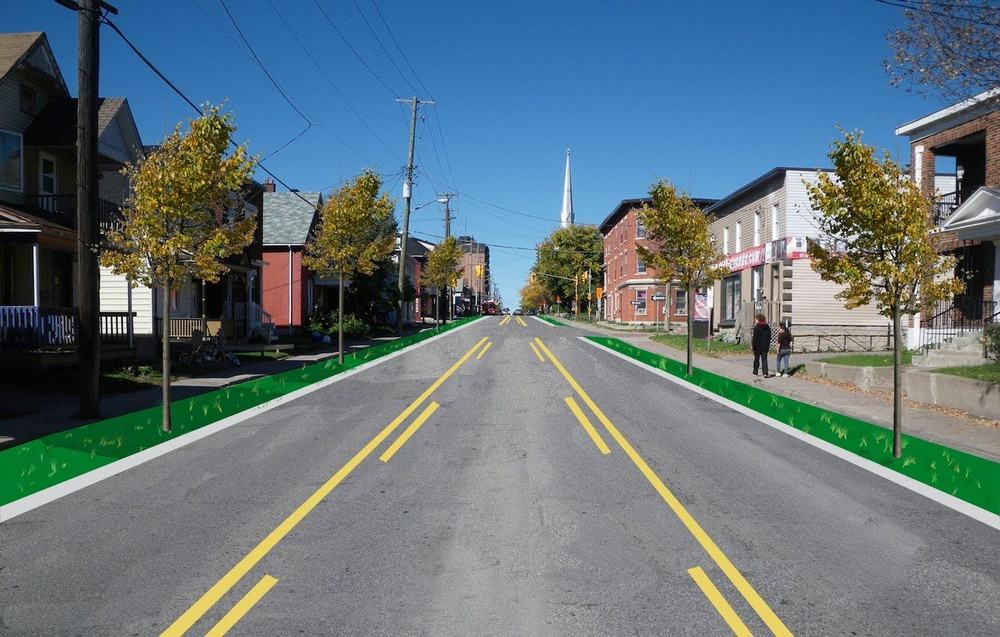
#> input picture Assignment_1/road4.jpg, 1000 x 637 px, shrunk from 1500 x 956 before the run, found by its file name
$ python 8.py
#> lines starting #> are read from the running program, lines starting #| are printed output that depends on the picture; after the words box and inside, x2 and y2 are one past the last pixel; in counts of white or black regions, pixels touching at a corner belong together
import numpy as np
import random
import cv2
import math
import matplotlib.image as mpimg
from matplotlib import pyplot as plt

image = cv2.imread('/home/iiitb/Desktop/road4.jpg')
#> image is the input picture: shape (637, 1000, 3); mean B, G, R 123.5, 116.4, 98.8
height = image.shape[0]
#> height = 637
width = image.shape[1]
#> width = 1000

def region_of_interest(img, vertices):
    # Define a blank matrix that matches the image height/width.
    mask = np.zeros_like(img)
    # Retrieve the number of color channels of the image.
    # Create a match color with the same color channel counts.
    #match_mask_color = (255,) * channel_count
    match_mask_color = 255

    # Fill inside the polygon
    cv2.fillPoly(mask, vertices, match_mask_color)

    # Returning the image only where mask pixels match
    masked_image = cv2.bitwise_and(img, mask)
    return masked_image


def draw_lines(img, lines, color=[255, 0, 0], thickness=2):
    # If there are no lines to draw, exit.
    if lines is None:
        return img
    # Make a copy of the original image.
    img = np.copy(img)
    # Create a blank image that matches the original in size.
    line_img = np.zeros(
        (
            img.shape[0],
            img.shape[1],
            3
        ),
        dtype=np.uint8,
    )
    # Loop over all lines and draw them on the blank image.
    for line in lines:
        for x1, y1, x2, y2 in line:
            cv2.line(line_img, (x1, y1), (x2, y2), color, thickness)
    # Merge the image with the lines onto the original.
    img = cv2.addWeighted(img, 0.8, line_img, 1.0, 0.0)
    # Return the modified image.
    return img


region_of_interest_vertices = [(0, height), (width / 2, height / 2), (width, height),]
#> region_of_interest_vertices = [(0, 637), (500, 318.5), (1000, 637)]

# Convert to grayscale here.
gray_image = cv2.cvtColor(image, cv2.COLOR_RGB2GRAY)
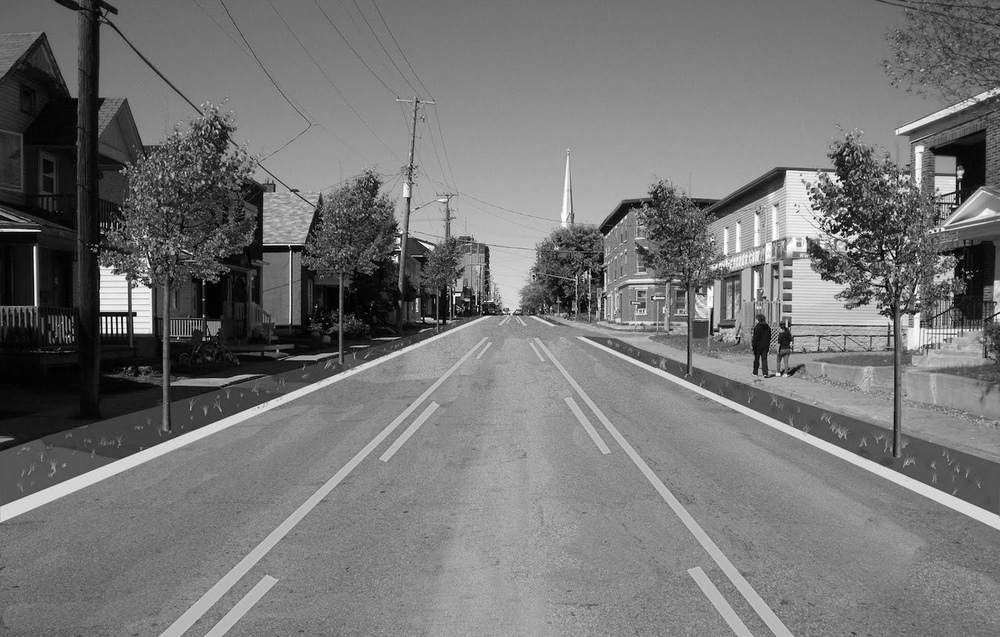
#> gray_image: shape (637, 1000); min 0, max 255, mean 116.4
cannyed_image = cv2.Canny(gray_image, 100, 200)
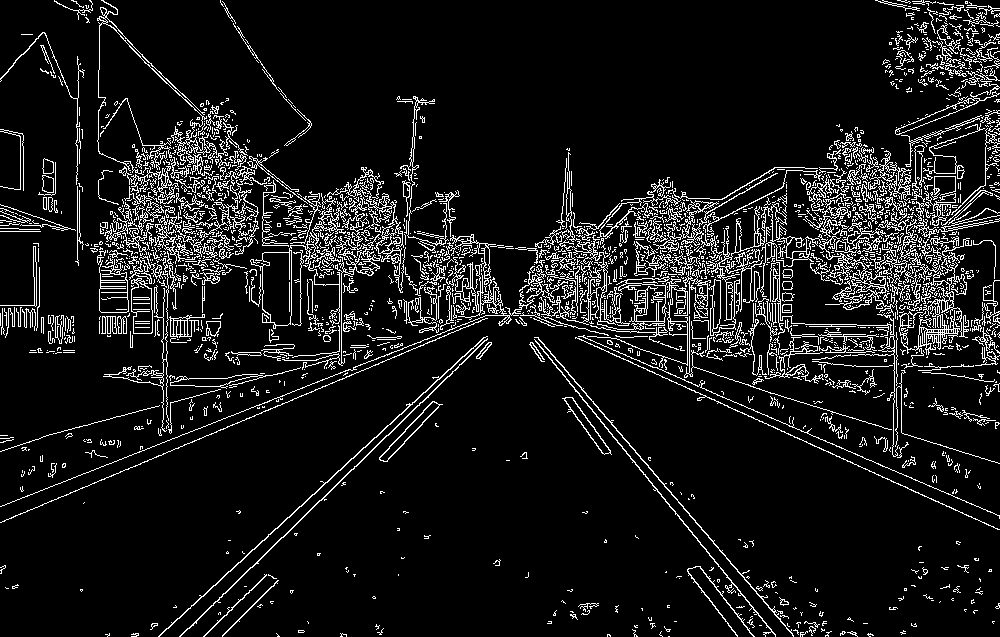
#> cannyed_image: shape (637, 1000); 9.3% white in thin lines or dots
cropped_image = region_of_interest(
    cannyed_image,
    np.array(
        [region_of_interest_vertices],
        np.int32
    ),
)
#> in region_of_interest, `cv2.fillPoly(mask, vertices, match_mask_color)`:
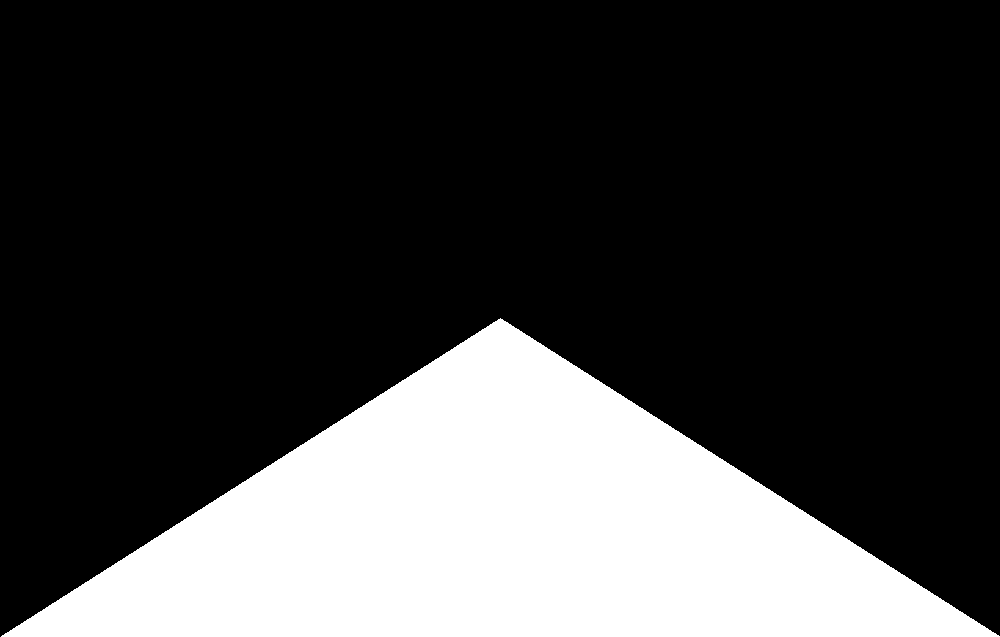
#> mask: shape (637, 1000); 25.1% white; 1 white region, box (x1, y1, x2, y2) and area: (1, 318, 1000, 637) 159681
#> in region_of_interest, `masked_image = cv2.bitwise_and(img, mask)`:
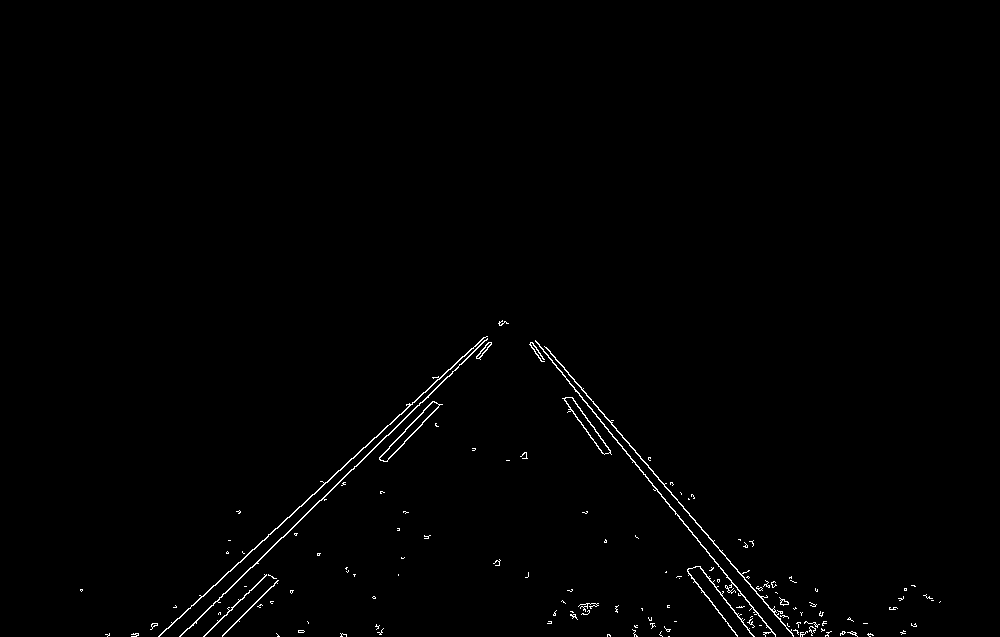
#> masked_image: shape (637, 1000); 0.75% white in thin lines or dots, all inside (x1, y1, x2, y2) = (80, 320, 941, 637)

lines = cv2.HoughLinesP(
    cropped_image,
    rho=6,
    theta=np.pi / 60,
    threshold=160,
    lines=np.array([]),
    minLineLength=40,
    maxLineGap=25
)
#> lines = 46 rows, first 6: [349, 460, 499, 324], [664, 486, 713, 541], [535, 340, 766, 625], [353, 469, 420, 402], [268, 534, 427, 390], [653, 473, 695, 520]

left_line_x = []
left_line_y = []
right_line_x = []
right_line_y = []

left_line_x = []
left_line_y = []
right_line_x = []
right_line_y = []

if lines is not None:
	for line in lines:
	    for x1, y1, x2, y2 in line:
	        slope = (y2 - y1) / (x2 - x1) # <-- Calculating the slope.
	        if math.fabs(slope) < 0.5: # <-- Only consider extreme slope
	            continue
	        if slope <= 0: # <-- If the slope is negative, left group.
	            left_line_x.extend([x1, x2])
	            left_line_y.extend([y1, y2])
	        else: # <-- Otherwise, right group.
	            right_line_x.extend([x1, x2])
	            right_line_y.extend([y1, y2])
#> this loop made 46 passes
#> line on passes 1 to 12: [[349, 460, 499, 324]], [[664, 486, 713, 541]], [[535, 340, 766, 625]], [[353, 469, 420, 402]], [[268, 534, 427, 390]], [[653, 473, 695, 520]], [[269, 549, 343, 482]], [[744, 572, 802, 636]], [[257, 563, 354, 466]], [[698, 566, 741, 619]], [[227, 572, 376, 437]], [[611, 424, 658, 477]]
#> after the loop, left_line_x = 30 values, max 504 at index 25, min 199 at index 18, mean 354.5; left_line_y = 30 values, max 615 at index 20, min 321 at index 15, mean 469.3; right_line_x = 36 values, max 802 at index 7, min 535 at index 2, mean 687.8; right_line_y = 36 values, max 636 at index 7, min 340 at index 2, mean 528.1
min_y = image.shape[0] * (3 / 5) # <-- Just below the horizon
#> min_y = 382.2
max_y = image.shape[0] # <-- The bottom of the image
#> max_y = 637
poly_left = np.poly1d(np.polyfit(
    left_line_y,
    left_line_x,
    deg=1, rcond=None, full=False, w=None, cov=False
))
left_x_start = int(poly_left(max_y))
#> left_x_start = 178
left_x_end = int(poly_left(min_y))
#> left_x_end = 445
poly_right = np.poly1d(np.polyfit(
    right_line_y,
    right_line_x,
    deg=1, rcond=None, full=False, w=None, cov=False
))
right_x_start = int(poly_right(max_y))
#> right_x_start = 775
right_x_end = int(poly_right(min_y))
#> right_x_end = 570

line_image = draw_lines(
    image,
    [[
        [int(left_x_start), int(max_y), int(left_x_end), int(min_y)],
        [int(right_x_start), int(max_y), int(right_x_end), int(min_y)],
    ]],
    color = [255,0,0],
    thickness=5
)
#> after the loop in draw_lines, `for line in lines:`:
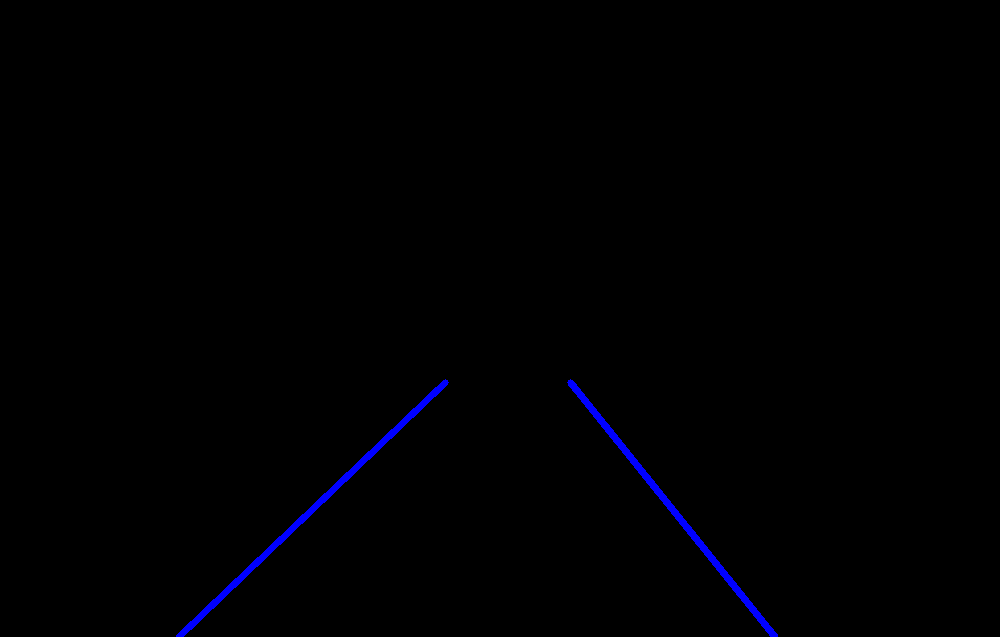
#> line_img: shape (637, 1000, 3); mean of channels 0, 1, 2 1.9, 0, 0; drawn as B, G, R
#> in draw_lines, `img = cv2.addWeighted(img, 0.8, line_img, 1.0, 0.0)`:
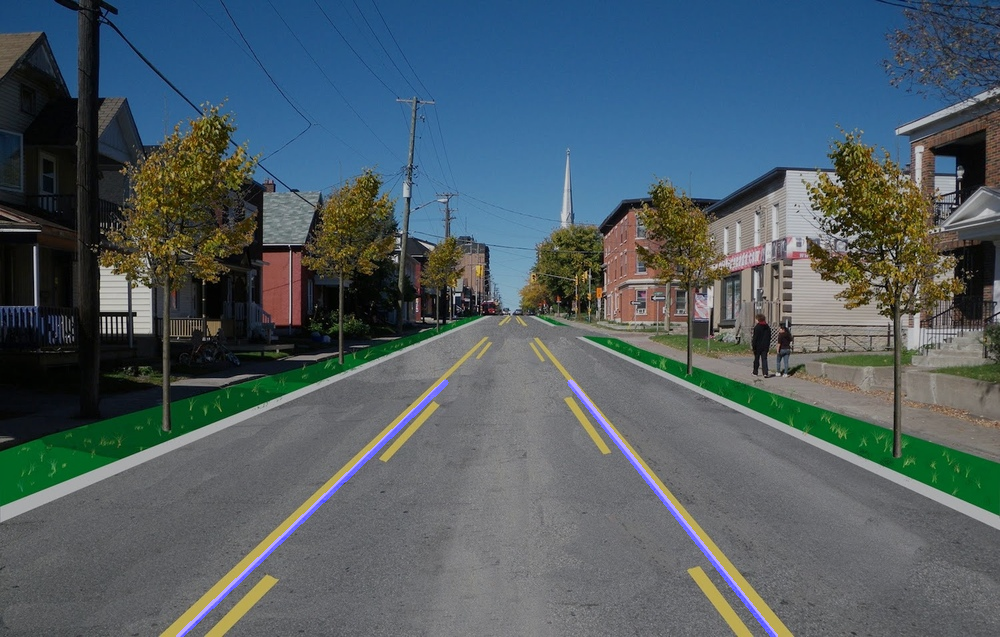
#> img: shape (637, 1000, 3); mean B, G, R 99.9, 93.1, 79
plt.figure()
plt.imshow(line_image)
plt.show()
